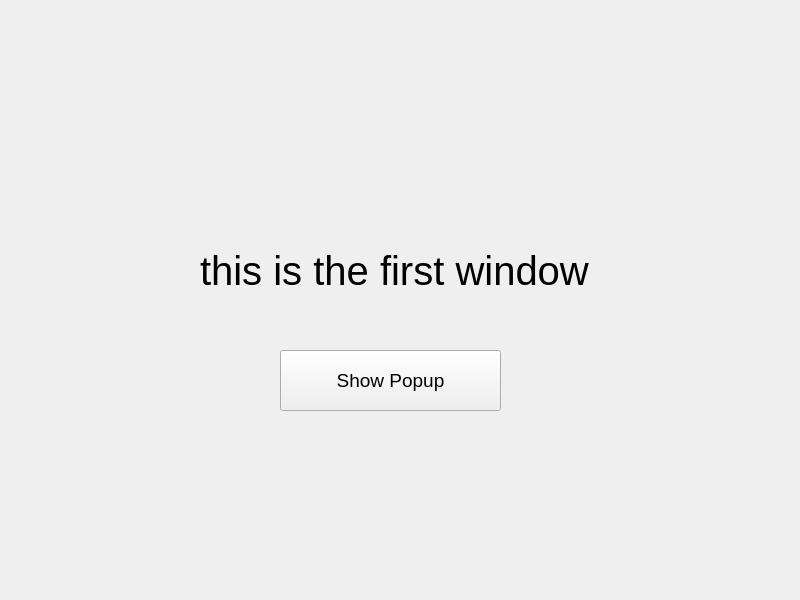
<?xml version="1.0" encoding="UTF-8"?>
<ui version="4.0">
 <class>MainWindow</class>
 <widget class="QMainWindow" name="MainWindow">
  <property name="geometry">
   <rect>
    <x>0</x>
    <y>0</y>
    <width>800</width>
    <height>600</height>
   </rect>
  </property>
  <property name="windowTitle">
   <string>MainWindow</string>
  </property>
  <widget class="QWidget" name="centralwidget">
   <widget class="QLabel" name="label">
    <property name="geometry">
     <rect>
      <x>200</x>
      <y>170</y>
      <width>471</width>
      <height>201</height>
     </rect>
    </property>
    <property name="font">
     <font>
      <pointsize>30</pointsize>
     </font>
    </property>
    <property name="text">
     <string>this is the first window</string>
    </property>
   </widget>
   <widget class="QPushButton" name="pushButton">
    <property name="geometry">
     <rect>
      <x>280</x>
      <y>350</y>
      <width>221</width>
      <height>61</height>
     </rect>
    </property>
    <property name="font">
     <font>
      <pointsize>14</pointsize>
     </font>
    </property>
    <property name="text">
     <string>Show Popup</string>
    </property>
   </widget>
  </widget>
 </widget>
 <resources/>
 <connections/>
</ui>
